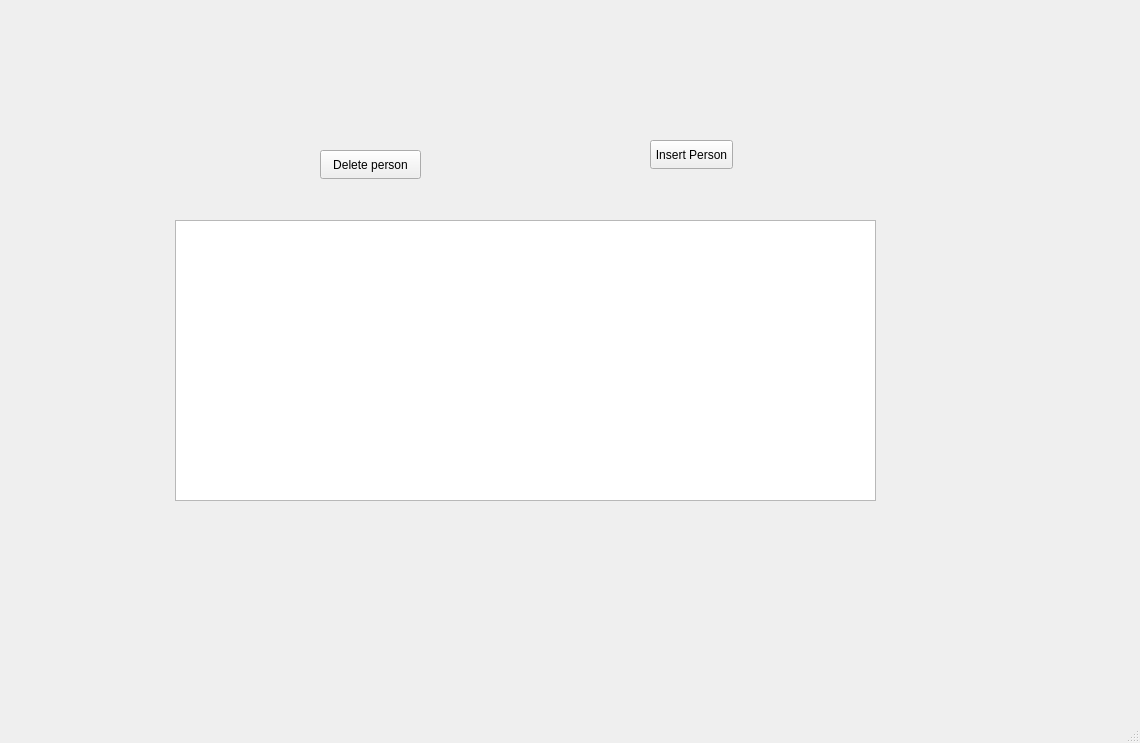
<?xml version="1.0" encoding="UTF-8"?>
<ui version="4.0">
 <class>MainWindow</class>
 <widget class="QMainWindow" name="MainWindow">
  <property name="geometry">
   <rect>
    <x>0</x>
    <y>0</y>
    <width>1140</width>
    <height>743</height>
   </rect>
  </property>
  <property name="windowTitle">
   <string>MainWindow</string>
  </property>
  <widget class="QWidget" name="centralwidget">
   <widget class="QStackedWidget" name="stackedWidget">
    <property name="geometry">
     <rect>
      <x>140</x>
      <y>30</y>
      <width>991</width>
      <height>621</height>
     </rect>
    </property>
    <property name="currentIndex">
     <number>9</number>
    </property>
    <widget class="QWidget" name="Welcome">
     <widget class="QWidget" name="verticalLayoutWidget_2">
      <property name="geometry">
       <rect>
        <x>20</x>
        <y>20</y>
        <width>821</width>
        <height>581</height>
       </rect>
      </property>
      <layout class="QVBoxLayout" name="verticalLayout">
       <item>
        <widget class="QLabel" name="welcome_msg">
         <property name="font">
          <font>
           <family>Jokerman</family>
           <pointsize>36</pointsize>
           <underline>true</underline>
          </font>
         </property>
         <property name="text">
          <string>WELCOME
 TO SEOCHALEO RESORT</string>
         </property>
         <property name="alignment">
          <set>Qt::AlignCenter</set>
         </property>
        </widget>
       </item>
       <item>
        <widget class="QLabel" name="instrcutons">
         <property name="font">
          <font>
           <family>Onyx</family>
           <pointsize>20</pointsize>
          </font>
         </property>
         <property name="text">
          <string>To access booking and to see  your confirmed bookings please log or make an account.</string>
         </property>
         <property name="alignment">
          <set>Qt::AlignCenter</set>
         </property>
        </widget>
       </item>
       <item>
        <layout class="QHBoxLayout" name="horizontalLayout">
         <item>
          <widget class="QPushButton" name="loginbutton">
           <property name="text">
            <string>Login</string>
           </property>
          </widget>
         </item>
         <item>
          <widget class="QPushButton" name="signupbutton">
           <property name="text">
            <string>Sign up</string>
           </property>
          </widget>
         </item>
        </layout>
       </item>
      </layout>
     </widget>
     <widget class="QLabel" name="bg_image">
      <property name="geometry">
       <rect>
        <x>10</x>
        <y>19</y>
        <width>831</width>
        <height>581</height>
       </rect>
      </property>
      <property name="text">
       <string/>
      </property>
     </widget>
     <zorder>bg_image</zorder>
     <zorder>verticalLayoutWidget_2</zorder>
    </widget>
    <widget class="QWidget" name="Signup">
     <widget class="QWidget" name="horizontalLayoutWidget_2">
      <property name="geometry">
       <rect>
        <x>180</x>
        <y>160</y>
        <width>401</width>
        <height>316</height>
       </rect>
      </property>
      <layout class="QHBoxLayout" name="horizontalLayout_3">
       <property name="rightMargin">
        <number>0</number>
       </property>
       <item>
        <layout class="QFormLayout" name="formLayout_2">
         <item row="0" column="0">
          <widget class="QLabel" name="fristNameLabel">
           <property name="text">
            <string>Frist Name</string>
           </property>
          </widget>
         </item>
         <item row="0" column="1">
          <widget class="QLineEdit" name="fristNameLineEdit"/>
         </item>
         <item row="1" column="0">
          <widget class="QLabel" name="lastNameLabel">
           <property name="text">
            <string>Last Name</string>
           </property>
          </widget>
         </item>
         <item row="1" column="1">
          <widget class="QLineEdit" name="lastNameLineEdit"/>
         </item>
         <item row="2" column="0">
          <widget class="QLabel" name="usernameLabel">
           <property name="text">
            <string>Username</string>
           </property>
          </widget>
         </item>
         <item row="2" column="1">
          <widget class="QLineEdit" name="usernameLineEdit"/>
         </item>
         <item row="3" column="0">
          <widget class="QLabel" name="passwordLabel">
           <property name="text">
            <string>Password</string>
           </property>
          </widget>
         </item>
         <item row="3" column="1">
          <widget class="QLineEdit" name="passwordLineEdit"/>
         </item>
         <item row="4" column="0">
          <widget class="QLabel" name="phoneNumberLabel">
           <property name="text">
            <string>Phone Number</string>
           </property>
          </widget>
         </item>
         <item row="4" column="1">
          <widget class="QLineEdit" name="phoneNumberLineEdit"/>
         </item>
         <item row="5" column="0">
          <widget class="QLabel" name="adressLabel">
           <property name="text">
            <string>Adress</string>
           </property>
          </widget>
         </item>
         <item row="5" column="1">
          <widget class="QLineEdit" name="adressLineEdit"/>
         </item>
         <item row="6" column="0">
          <widget class="QLabel" name="emailLabel">
           <property name="text">
            <string>Email</string>
           </property>
          </widget>
         </item>
         <item row="6" column="1">
          <widget class="QLineEdit" name="emailLineEdit"/>
         </item>
         <item row="7" column="0">
          <widget class="QLabel" name="dateofBirthLabel">
           <property name="text">
            <string>DateofBirth</string>
           </property>
          </widget>
         </item>
         <item row="7" column="1">
          <widget class="QDateEdit" name="dateEdit"/>
         </item>
        </layout>
       </item>
      </layout>
     </widget>
     <widget class="QLabel" name="bgimg_signup">
      <property name="geometry">
       <rect>
        <x>0</x>
        <y>0</y>
        <width>1141</width>
        <height>661</height>
       </rect>
      </property>
      <property name="text">
       <string/>
      </property>
     </widget>
     <widget class="QPushButton" name="signup">
      <property name="geometry">
       <rect>
        <x>330</x>
        <y>500</y>
        <width>83</width>
        <height>29</height>
       </rect>
      </property>
      <property name="text">
       <string>SIGN UP</string>
      </property>
     </widget>
     <widget class="QLabel" name="title_signup">
      <property name="geometry">
       <rect>
        <x>230</x>
        <y>130</y>
        <width>511</width>
        <height>20</height>
       </rect>
      </property>
      <property name="text">
       <string>Sign Up to get access to booking services</string>
      </property>
     </widget>
     <zorder>bgimg_signup</zorder>
     <zorder>horizontalLayoutWidget_2</zorder>
     <zorder>signup</zorder>
     <zorder>title_signup</zorder>
    </widget>
    <widget class="QWidget" name="Login">
     <widget class="QWidget" name="verticalLayoutWidget">
      <property name="geometry">
       <rect>
        <x>310</x>
        <y>250</y>
        <width>201</width>
        <height>231</height>
       </rect>
      </property>
      <layout class="QVBoxLayout" name="verticalLayout_2">
       <property name="bottomMargin">
        <number>0</number>
       </property>
       <item>
        <widget class="QWidget" name="loginfeilds" native="true">
         <layout class="QFormLayout" name="formLayout">
          <property name="bottomMargin">
           <number>10</number>
          </property>
          <item row="0" column="0">
           <widget class="QLabel" name="Usernamelable_login">
            <property name="text">
             <string>Username</string>
            </property>
           </widget>
          </item>
          <item row="0" column="1">
           <widget class="QLineEdit" name="user_input"/>
          </item>
          <item row="1" column="0">
           <widget class="QLabel" name="Passwordlable_login">
            <property name="text">
             <string>Password</string>
            </property>
           </widget>
          </item>
          <item row="1" column="1">
           <widget class="QLineEdit" name="pass_input">
            <property name="echoMode">
             <enum>QLineEdit::Password</enum>
            </property>
           </widget>
          </item>
          <item row="2" column="1">
           <widget class="QPushButton" name="login">
            <property name="minimumSize">
             <size>
              <width>50</width>
              <height>50</height>
             </size>
            </property>
            <property name="maximumSize">
             <size>
              <width>50</width>
              <height>50</height>
             </size>
            </property>
            <property name="baseSize">
             <size>
              <width>100</width>
              <height>50</height>
             </size>
            </property>
            <property name="text">
             <string>Login </string>
            </property>
           </widget>
          </item>
         </layout>
        </widget>
       </item>
      </layout>
     </widget>
     <widget class="QLabel" name="bgimg_login">
      <property name="geometry">
       <rect>
        <x>30</x>
        <y>60</y>
        <width>871</width>
        <height>481</height>
       </rect>
      </property>
      <property name="text">
       <string/>
      </property>
     </widget>
     <widget class="QLabel" name="niftyline">
      <property name="geometry">
       <rect>
        <x>310</x>
        <y>210</y>
        <width>361</width>
        <height>20</height>
       </rect>
      </property>
      <property name="text">
       <string>Come Back for antoher Stay?</string>
      </property>
     </widget>
     <zorder>bgimg_login</zorder>
     <zorder>verticalLayoutWidget</zorder>
     <zorder>niftyline</zorder>
    </widget>
    <widget class="QWidget" name="ListingPage">
     <widget class="QWidget" name="gridLayoutWidget">
      <property name="geometry">
       <rect>
        <x>150</x>
        <y>90</y>
        <width>681</width>
        <height>481</height>
       </rect>
      </property>
      <layout class="QGridLayout" name="ListingVIEW">
       <property name="rightMargin">
        <number>10</number>
       </property>
       <property name="bottomMargin">
        <number>10</number>
       </property>
       <item row="0" column="1">
        <layout class="QHBoxLayout" name="horizontalLayout_2">
         <item>
          <widget class="QLabel" name="Search_label">
           <property name="text">
            <string>Search</string>
           </property>
          </widget>
         </item>
         <item>
          <widget class="QLineEdit" name="Search_input">
           <property name="text">
            <string/>
           </property>
           <property name="maxLength">
            <number>327</number>
           </property>
           <property name="frame">
            <bool>true</bool>
           </property>
          </widget>
         </item>
         <item>
          <widget class="QLabel" name="Search_icon">
           <property name="minimumSize">
            <size>
             <width>0</width>
             <height>25</height>
            </size>
           </property>
           <property name="maximumSize">
            <size>
             <width>20</width>
             <height>20</height>
            </size>
           </property>
           <property name="text">
            <string/>
           </property>
           <property name="alignment">
            <set>Qt::AlignLeading|Qt::AlignLeft|Qt::AlignVCenter</set>
           </property>
           <property name="margin">
            <number>0</number>
           </property>
          </widget>
         </item>
        </layout>
       </item>
       <item row="1" column="1">
        <widget class="QListView" name="ListingList"/>
       </item>
       <item row="1" column="0">
        <layout class="QVBoxLayout" name="verticalLayout_3">
         <property name="topMargin">
          <number>11</number>
         </property>
         <item>
          <widget class="QCheckBox" name="amenitiesfilter">
           <property name="text">
            <string>Amenities</string>
           </property>
          </widget>
         </item>
         <item>
          <widget class="QCheckBox" name="Availability_filter">
           <property name="text">
            <string>Available</string>
           </property>
          </widget>
         </item>
        </layout>
       </item>
      </layout>
     </widget>
    </widget>
    <widget class="QWidget" name="Listingdesc">
     <widget class="QWidget" name="gridLayoutWidget_2">
      <property name="geometry">
       <rect>
        <x>120</x>
        <y>70</y>
        <width>781</width>
        <height>361</height>
       </rect>
      </property>
      <layout class="QGridLayout" name="gridLayout">
       <item row="0" column="0">
        <widget class="QListView" name="listView"/>
       </item>
      </layout>
     </widget>
     <widget class="QLabel" name="label_2">
      <property name="geometry">
       <rect>
        <x>470</x>
        <y>30</y>
        <width>201</width>
        <height>20</height>
       </rect>
      </property>
      <property name="text">
       <string>Selected Room </string>
      </property>
     </widget>
     <widget class="QPushButton" name="pushButton_8">
      <property name="geometry">
       <rect>
        <x>360</x>
        <y>500</y>
        <width>151</width>
        <height>29</height>
       </rect>
      </property>
      <property name="text">
       <string>Continue to Purchase </string>
      </property>
     </widget>
    </widget>
    <widget class="QWidget" name="Payment">
     <widget class="QWidget" name="verticalLayoutWidget_3">
      <property name="geometry">
       <rect>
        <x>350</x>
        <y>0</y>
        <width>381</width>
        <height>583</height>
       </rect>
      </property>
      <layout class="QVBoxLayout" name="verticalLayout_4">
       <item>
        <widget class="QLabel" name="Payment_2">
         <property name="text">
          <string>To confrim a booking payment must be made</string>
         </property>
        </widget>
       </item>
       <item>
        <layout class="QFormLayout" name="formLayout_4">
         <item row="0" column="0">
          <widget class="QLabel" name="roomNumberLabel_2">
           <property name="text">
            <string>Room Number</string>
           </property>
          </widget>
         </item>
         <item row="0" column="1">
          <widget class="QLabel" name="Room_number">
           <property name="text">
            <string>0</string>
           </property>
          </widget>
         </item>
         <item row="1" column="0">
          <widget class="QLabel" name="roomTypeLabel_2">
           <property name="text">
            <string>Room Type</string>
           </property>
          </widget>
         </item>
         <item row="1" column="1">
          <widget class="QLabel" name="roomtype">
           <property name="text">
            <string>Basic</string>
           </property>
          </widget>
         </item>
         <item row="2" column="0">
          <widget class="QLabel" name="capacityLabel_2">
           <property name="text">
            <string>Capacity</string>
           </property>
          </widget>
         </item>
         <item row="2" column="1">
          <widget class="QLabel" name="Cap_label">
           <property name="text">
            <string>1</string>
           </property>
          </widget>
         </item>
         <item row="3" column="0">
          <widget class="QLabel" name="priceLabel_2">
           <property name="text">
            <string>Price</string>
           </property>
          </widget>
         </item>
         <item row="3" column="1">
          <widget class="QLabel" name="subprice">
           <property name="text">
            <string>$0.00</string>
           </property>
          </widget>
         </item>
         <item row="4" column="0">
          <widget class="QLabel" name="Amenity_label">
           <property name="text">
            <string>Amenities:</string>
           </property>
          </widget>
         </item>
         <item row="4" column="1">
          <widget class="QCheckBox" name="checkBox_2">
           <property name="text">
            <string>Amenity</string>
           </property>
          </widget>
         </item>
         <item row="5" column="1">
          <widget class="QCheckBox" name="checkBox_3">
           <property name="text">
            <string>Amenity</string>
           </property>
          </widget>
         </item>
         <item row="6" column="1">
          <widget class="QCheckBox" name="checkBox_4">
           <property name="text">
            <string>Amenity</string>
           </property>
          </widget>
         </item>
         <item row="7" column="1">
          <widget class="QCheckBox" name="checkBox_6">
           <property name="text">
            <string>Amenity</string>
           </property>
          </widget>
         </item>
         <item row="9" column="0">
          <widget class="QLabel" name="checkinLabel">
           <property name="text">
            <string>Checkin</string>
           </property>
          </widget>
         </item>
         <item row="9" column="1">
          <widget class="QDateEdit" name="dateEdit_2"/>
         </item>
         <item row="10" column="0">
          <widget class="QLabel" name="checkoutLabel">
           <property name="text">
            <string>checkout</string>
           </property>
          </widget>
         </item>
         <item row="10" column="1">
          <widget class="QDateTimeEdit" name="dateTimeEdit"/>
         </item>
         <item row="11" column="0">
          <widget class="QLabel" name="totalPriceLabel">
           <property name="text">
            <string>Total Price</string>
           </property>
          </widget>
         </item>
         <item row="11" column="1">
          <widget class="QLabel" name="totalprice_payment">
           <property name="text">
            <string>$0.00</string>
           </property>
          </widget>
         </item>
        </layout>
       </item>
       <item>
        <layout class="QFormLayout" name="formLayout_6">
         <item row="0" column="0">
          <widget class="QLabel" name="nameLabel">
           <property name="text">
            <string>Name</string>
           </property>
          </widget>
         </item>
         <item row="0" column="1">
          <widget class="QLineEdit" name="nameLineEdit"/>
         </item>
         <item row="1" column="0">
          <widget class="QLabel" name="creditCardLabel">
           <property name="text">
            <string>Credit Card</string>
           </property>
          </widget>
         </item>
         <item row="1" column="1">
          <widget class="QLineEdit" name="creditCardLineEdit"/>
         </item>
         <item row="2" column="0">
          <widget class="QLabel" name="cCVLabel">
           <property name="text">
            <string>CCV</string>
           </property>
          </widget>
         </item>
         <item row="2" column="1">
          <widget class="QLineEdit" name="cCVLineEdit"/>
         </item>
         <item row="3" column="0">
          <widget class="QLabel" name="addressLabel">
           <property name="text">
            <string>Address</string>
           </property>
          </widget>
         </item>
         <item row="3" column="1">
          <widget class="QLineEdit" name="addressLineEdit"/>
         </item>
        </layout>
       </item>
       <item>
        <widget class="QPushButton" name="P">
         <property name="text">
          <string>Payment</string>
         </property>
        </widget>
       </item>
      </layout>
     </widget>
    </widget>
    <widget class="QWidget" name="ADMINOPTIONS">
     <widget class="QWidget" name="gridLayoutWidget_3">
      <property name="geometry">
       <rect>
        <x>210</x>
        <y>140</y>
        <width>507</width>
        <height>94</height>
       </rect>
      </property>
      <layout class="QGridLayout" name="gridLayout_2">
       <item row="0" column="1">
        <widget class="QLabel" name="label">
         <property name="text">
          <string>WELCOME ADMIN</string>
         </property>
        </widget>
       </item>
       <item row="1" column="0">
        <widget class="QPushButton" name="pushButton_3">
         <property name="text">
          <string>EDIT/Delete a Room</string>
         </property>
        </widget>
       </item>
       <item row="1" column="2">
        <widget class="QPushButton" name="pushButton_5">
         <property name="text">
          <string>Edit/Delete Person</string>
         </property>
        </widget>
       </item>
       <item row="1" column="1">
        <widget class="QPushButton" name="pushButton_4">
         <property name="text">
          <string>Add New room</string>
         </property>
        </widget>
       </item>
       <item row="2" column="0">
        <widget class="QPushButton" name="pushButton_6">
         <property name="text">
          <string>Add Person</string>
         </property>
        </widget>
       </item>
      </layout>
     </widget>
    </widget>
    <widget class="QWidget" name="roomlisting">
     <widget class="QWidget" name="formLayoutWidget">
      <property name="geometry">
       <rect>
        <x>480</x>
        <y>200</y>
        <width>250</width>
        <height>219</height>
       </rect>
      </property>
      <layout class="QFormLayout" name="Listing_creation_form">
       <item row="0" column="0">
        <widget class="QLabel" name="roomNumberLabel">
         <property name="text">
          <string>Room Number</string>
         </property>
        </widget>
       </item>
       <item row="0" column="1">
        <widget class="QLineEdit" name="roomNumberLineEdit"/>
       </item>
       <item row="1" column="0">
        <widget class="QLabel" name="roomTypeLabel">
         <property name="text">
          <string>Room Type</string>
         </property>
        </widget>
       </item>
       <item row="1" column="1">
        <widget class="QLineEdit" name="roomTypeLineEdit"/>
       </item>
       <item row="2" column="0">
        <widget class="QLabel" name="capacityLabel">
         <property name="text">
          <string>Capacity</string>
         </property>
        </widget>
       </item>
       <item row="2" column="1">
        <widget class="QSlider" name="capslider">
         <property name="maximum">
          <number>5</number>
         </property>
         <property name="orientation">
          <enum>Qt::Horizontal</enum>
         </property>
        </widget>
       </item>
       <item row="4" column="0">
        <widget class="QLabel" name="priceLabel">
         <property name="text">
          <string>Price</string>
         </property>
        </widget>
       </item>
       <item row="4" column="1">
        <widget class="QLineEdit" name="priceLineEdit"/>
       </item>
       <item row="6" column="0">
        <widget class="QLabel" name="availabilityLabel">
         <property name="text">
          <string>Availability</string>
         </property>
        </widget>
       </item>
       <item row="6" column="1">
        <widget class="QCheckBox" name="checkBox">
         <property name="text">
          <string>Available</string>
         </property>
        </widget>
       </item>
      </layout>
     </widget>
     <widget class="QLabel" name="Title_creation">
      <property name="geometry">
       <rect>
        <x>510</x>
        <y>70</y>
        <width>161</width>
        <height>20</height>
       </rect>
      </property>
      <property name="text">
       <string>Create a Room Listing </string>
      </property>
     </widget>
     <widget class="QPushButton" name="pushButton_2">
      <property name="geometry">
       <rect>
        <x>510</x>
        <y>460</y>
        <width>171</width>
        <height>29</height>
       </rect>
      </property>
      <property name="text">
       <string>Create Listing</string>
      </property>
     </widget>
    </widget>
    <widget class="QWidget" name="DeleteEdit_Room">
     <widget class="QPushButton" name="Delete_Room">
      <property name="geometry">
       <rect>
        <x>420</x>
        <y>140</y>
        <width>111</width>
        <height>29</height>
       </rect>
      </property>
      <property name="text">
       <string>Delete Room</string>
      </property>
     </widget>
     <widget class="QTableView" name="Room_view">
      <property name="geometry">
       <rect>
        <x>195</x>
        <y>190</y>
        <width>551</width>
        <height>321</height>
       </rect>
      </property>
     </widget>
    </widget>
    <widget class="QWidget" name="EditDeleteperson">
     <widget class="QPushButton" name="Deleteperson">
      <property name="geometry">
       <rect>
        <x>180</x>
        <y>120</y>
        <width>101</width>
        <height>29</height>
       </rect>
      </property>
      <property name="text">
       <string>Delete person</string>
      </property>
     </widget>
     <widget class="QTableWidget" name="personview">
      <property name="geometry">
       <rect>
        <x>35</x>
        <y>190</y>
        <width>701</width>
        <height>281</height>
       </rect>
      </property>
     </widget>
     <widget class="QPushButton" name="Editperson">
      <property name="geometry">
       <rect>
        <x>510</x>
        <y>110</y>
        <width>83</width>
        <height>29</height>
       </rect>
      </property>
      <property name="text">
       <string>Insert Person</string>
      </property>
     </widget>
    </widget>
   </widget>
  </widget>
  <widget class="QMenuBar" name="menubar">
   <property name="geometry">
    <rect>
     <x>0</x>
     <y>0</y>
     <width>1140</width>
     <height>25</height>
    </rect>
   </property>
  </widget>
  <widget class="QStatusBar" name="statusbar"/>
 </widget>
 <resources/>
 <connections/>
</ui>
